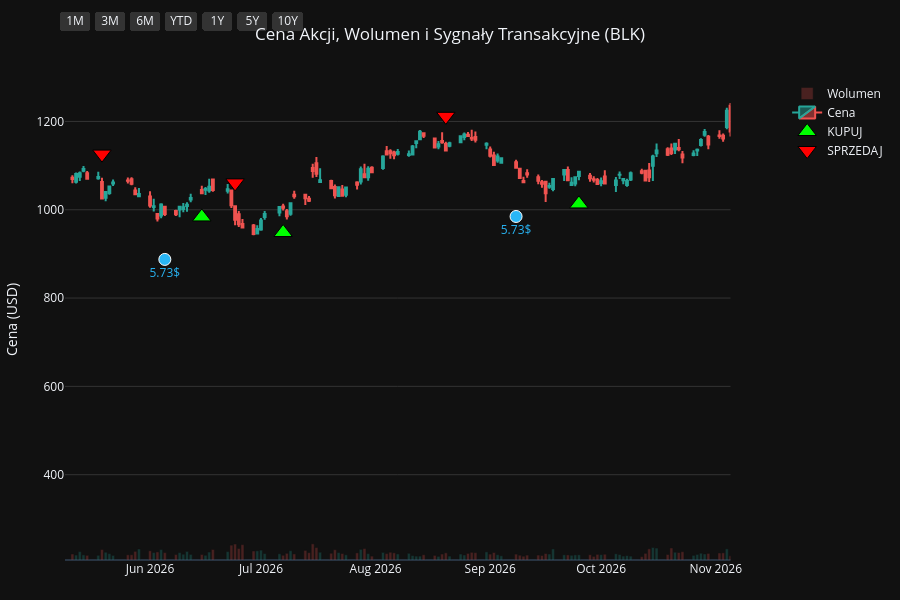
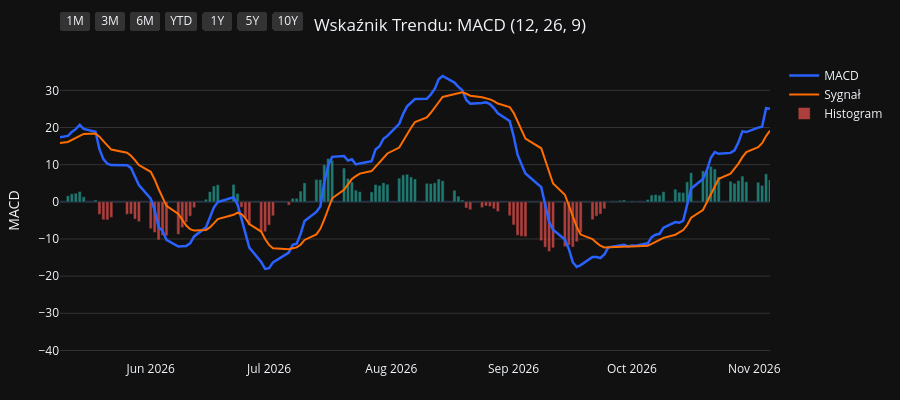
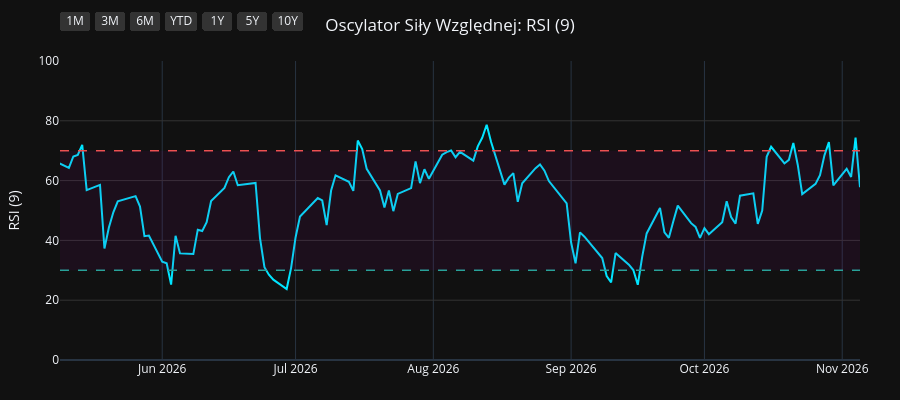
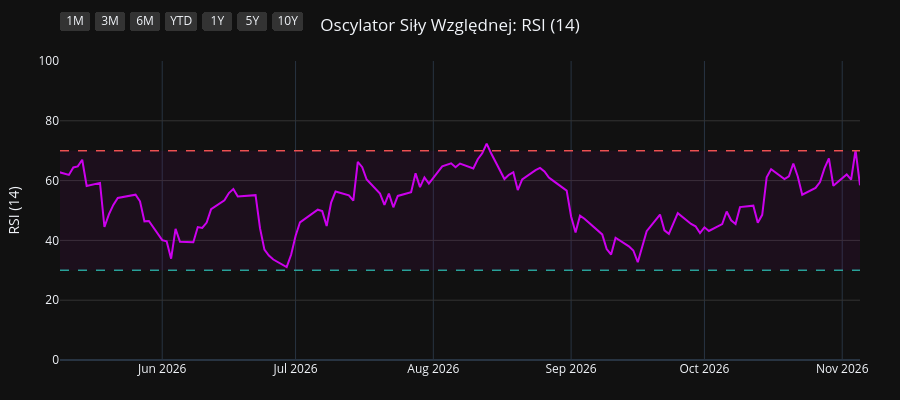

Write notebook code for charts like these, in order.
### Code cell
import os
import yfinance as yf
import pandas as pd
import pandas_ta as ta
import plotly.graph_objects as go
from plotly.subplots import make_subplots

# 1. Pobranie i przygotowanie danych
symbol = os.environ.get("STOCK_TICKER", "").strip().upper()
if not symbol:
    raise RuntimeError("Set STOCK_TICKER before running price_extractor.ipynb")
df = yf.Ticker(symbol).history(period="10y")
df.index = df.index.tz_localize(None)

# Wskaźniki i sygnały
df.ta.macd(fast=12, slow=26, signal=9, append=True)
df.ta.rsi(length=9, append=True)
df.ta.rsi(length=14, append=True)
df.ta.rsi(length=21, append=True)
df.dropna(inplace=True)

macd = df['MACD_12_26_9']
signal = df['MACDs_12_26_9']
wczorajszy_macd = macd.shift(1)
wczorajszy_signal = signal.shift(1)

df['Decyzja'] = 'BRAK'
df.loc[(macd > signal) & (wczorajszy_macd <= wczorajszy_signal), 'Decyzja'] = 'KUPUJ'
df.loc[(macd < signal) & (wczorajszy_macd >= wczorajszy_signal), 'Decyzja'] = 'SPRZEDAJ'

df_kupuj = df[df['Decyzja'] == 'KUPUJ']
df_sprzedaj = df[df['Decyzja'] == 'SPRZEDAJ']
df_dywidendy = df[df['Dividends'] > 0]
df_splity = df[df['Stock Splits'] > 0]

# Wspólna konfiguracja osi X
konfiguracja_osi_x = dict(
    type="date",
    showspikes=True, spikemode="across", spikesnap="cursor", spikedash="dot", spikecolor="#ffffff", spikethickness=1, hoverformat="%Y-%m-%d",
    rangeselector=dict(
        buttons=list([
            dict(count=1, label="1M", step="month", stepmode="backward"),
            dict(count=3, label="3M", step="month", stepmode="backward"),
            dict(count=6, label="6M", step="month", stepmode="backward"),
            dict(count=1, label="YTD", step="year", stepmode="todate"),
            dict(count=1, label="1Y", step="year", stepmode="backward"),
            dict(count=5, label="5Y", step="year", stepmode="backward"),
            dict(step="all", label="10Y")
        ]),
        bgcolor="#333333", activecolor="#2962ff", x=0, y=1.1
    )
)

# ==========================================
# WYKRES 1: CENA + WOLUMEN + SYGNAŁY
# ==========================================
fig1 = make_subplots(specs=[[{"secondary_y": True}]])

kolory_wolumenu = ['#26a69a' if row['Close'] >= row['Open'] else '#ef5350' for index, row in df.iterrows()]
fig1.add_trace(go.Bar(x=df.index, y=df['Volume'], marker_color=kolory_wolumenu, opacity=0.25, name='Wolumen'), secondary_y=True)
fig1.add_trace(go.Candlestick(x=df.index, open=df['Open'], high=df['High'], low=df['Low'], close=df['Close'], name='Cena', increasing_line_color='#26a69a', decreasing_line_color='#ef5350'), secondary_y=False)
fig1.add_trace(go.Scatter(x=df_kupuj.index, y=df_kupuj['Low'] * 0.95, customdata=df_kupuj[['Low', 'High']], mode='markers', marker=dict(symbol='triangle-up', size=16, color='#00ff00', line=dict(width=1, color='black')), name='KUPUJ', hovertemplate='KUPUJ<br>Najniższa: %{customdata[0]:.2f}<br>Najwyższa: %{customdata[1]:.2f}<extra></extra>'), secondary_y=False)
fig1.add_trace(go.Scatter(x=df_sprzedaj.index, y=df_sprzedaj['High'] * 1.05, customdata=df_sprzedaj[['Low', 'High']], mode='markers', marker=dict(symbol='triangle-down', size=16, color='#ff0000', line=dict(width=1, color='black')), name='SPRZEDAJ', hovertemplate='SPRZEDAJ<br>Najniższa: %{customdata[0]:.2f}<br>Najwyższa: %{customdata[1]:.2f}<extra></extra>'), secondary_y=False)

if not df_dywidendy.empty:
    fig1.add_trace(go.Scatter(x=df_dywidendy.index, y=df_dywidendy['Low'] * 0.90, mode='markers+text', marker=dict(symbol='circle', size=12, color='#29b6f6', line=dict(width=1, color='white')), text=df_dywidendy['Dividends'].apply(lambda x: f"{x}$"), textposition="bottom center", name='Dywidenda', showlegend=False, hovertemplate='Dywidenda: %{text}<extra></extra>', textfont=dict(color="#29b6f6")), secondary_y=False)
if not df_splity.empty:
                    fig1.add_trace(go.Scatter(x=df_splity.index, y=df_splity['High'], mode='markers+text', marker=dict(symbol='star', size=16, color='#ffee58', line=dict(width=1, color='black')), text=df_splity['Stock Splits'].apply(lambda x: f"{x:g}:1" if x >= 1 else f"1:{1 / x:g}"), textposition="top center", name='Split', hovertemplate='%{text}<extra></extra>', textfont=dict(color="#ffee58")), secondary_y=False)

fig1.update_layout(title=dict(text=f"Cena Akcji, Wolumen i Sygnały Transakcyjne ({symbol})", x=0.5, xanchor='center'), dragmode='pan', xaxis_rangeslider_visible=False, template='plotly_dark', height=600, hovermode='x unified', margin=dict(l=60, r=40, t=60, b=40))
fig1.update_xaxes(**konfiguracja_osi_x)
fig1.update_xaxes(range=[df.index.max() - pd.Timedelta(days=180), df.index.max()])
fig1.update_yaxes(title_text="Cena (USD)", secondary_y=False, gridcolor='#333333')
fig1.update_yaxes(range=[0, df['Volume'].max() * 4], showgrid=False, showticklabels=False, secondary_y=True)
fig1.show(config={'scrollZoom': True})

# ==========================================
# WYKRES 2: WSKAŹNIK MACD
# ==========================================
fig2 = go.Figure()
fig2.add_trace(go.Scatter(x=df.index, y=df['MACD_12_26_9'], line=dict(color='#2962ff', width=2.5), name='MACD'))
fig2.add_trace(go.Scatter(x=df.index, y=df['MACDs_12_26_9'], line=dict(color='#ff6d00', width=2), name='Sygnał'))
kolory_macd = ['#26a69a' if val >= 0 else '#ef5350' for val in df['MACDh_12_26_9']]
fig2.add_trace(go.Bar(x=df.index, y=df['MACDh_12_26_9'], marker_color=kolory_macd, name='Histogram', opacity=0.7))
fig2.update_layout(title=dict(text="Wskaźnik Trendu: MACD (12, 26, 9)", x=0.5, xanchor='center'), dragmode='pan', xaxis_rangeslider_visible=False, template='plotly_dark', height=400, hovermode='x unified', margin=dict(l=60, r=40, t=60, b=40))
fig2.update_xaxes(**konfiguracja_osi_x)
fig2.update_xaxes(range=[df.index.max() - pd.Timedelta(days=180), df.index.max()])
fig2.update_yaxes(title_text="MACD", gridcolor='#333333')
fig2.show(config={'scrollZoom': True})

# ==========================================
# WYKRES 3: OSCYLATOR RSI (9)
# ==========================================
fig3 = go.Figure()
fig3.add_trace(go.Scatter(x=df.index, y=df['RSI_9'], line=dict(color='#00e5ff', width=2), name='RSI (9)'))
fig3.add_hline(y=70, line_dash="dash", line_color="#ef5350", line_width=1.5)
fig3.add_hline(y=30, line_dash="dash", line_color="#26a69a", line_width=1.5)
fig3.add_hrect(y0=30, y1=70, line_width=0, fillcolor="purple", opacity=0.1)
fig3.update_layout(title=dict(text="Oscylator Siły Względnej: RSI (9)", x=0.5, xanchor='center'), dragmode='pan', xaxis_rangeslider_visible=False, template='plotly_dark', height=400, hovermode='x unified', margin=dict(l=60, r=40, t=60, b=40))
fig3.update_xaxes(**konfiguracja_osi_x)
fig3.update_xaxes(range=[df.index.max() - pd.Timedelta(days=180), df.index.max()])
fig3.update_yaxes(title_text="RSI (9)", range=[0, 100], gridcolor='#333333')
fig3.show(config={'scrollZoom': True})

# ==========================================
# WYKRES 4: OSCYLATOR RSI (14)
# ==========================================
fig4 = go.Figure()
fig4.add_trace(go.Scatter(x=df.index, y=df['RSI_14'], line=dict(color='#d500f9', width=2), name='RSI (14)'))
fig4.add_hline(y=70, line_dash="dash", line_color="#ef5350", line_width=1.5)
fig4.add_hline(y=30, line_dash="dash", line_color="#26a69a", line_width=1.5)
fig4.add_hrect(y0=30, y1=70, line_width=0, fillcolor="purple", opacity=0.1)
fig4.update_layout(title=dict(text="Oscylator Siły Względnej: RSI (14)", x=0.5, xanchor='center'), dragmode='pan', xaxis_rangeslider_visible=False, template='plotly_dark', height=400, hovermode='x unified', margin=dict(l=60, r=40, t=60, b=40))
fig4.update_xaxes(**konfiguracja_osi_x)
fig4.update_xaxes(range=[df.index.max() - pd.Timedelta(days=180), df.index.max()])
fig4.update_yaxes(title_text="RSI (14)", range=[0, 100], gridcolor='#333333')
fig4.show(config={'scrollZoom': True})

# ==========================================
# WYKRES 5: OSCYLATOR RSI (21)
# ==========================================
fig5 = go.Figure()
fig5.add_trace(go.Scatter(x=df.index, y=df['RSI_21'], line=dict(color='#64dd17', width=2), name='RSI (21)'))
fig5.add_hline(y=70, line_dash="dash", line_color="#ef5350", line_width=1.5)
fig5.add_hline(y=30, line_dash="dash", line_color="#26a69a", line_width=1.5)
fig5.add_hrect(y0=30, y1=70, line_width=0, fillcolor="purple", opacity=0.1)
fig5.update_layout(title=dict(text="Oscylator Siły Względnej: RSI (21)", x=0.5, xanchor='center'), dragmode='pan', xaxis_rangeslider_visible=False, template='plotly_dark', height=400, hovermode='x unified', margin=dict(l=60, r=40, t=60, b=40))
fig5.update_xaxes(**konfiguracja_osi_x)
fig5.update_xaxes(range=[df.index.max() - pd.Timedelta(days=180), df.index.max()])
fig5.update_yaxes(title_text="RSI (21)", range=[0, 100], gridcolor='#333333')
fig5.show(config={'scrollZoom': True})

### Figure 1 — Plotly figure (JSON) as saved in the notebook; plotly's stock layout.template omitted (floating-point values rounded to 4 significant figures; data arrays with more than 128 entries replaced by an {"elided": "..."} marker saying what was removed)
{"data": [{"marker": {"color": {"elided": "2480 str values"}}, "name": "Wolumen", "opacity": 0.25, "type": "bar", "x": {"elided": "2480 str values"}, "xaxis": "x", "y": {"elided": "2480 int values"}, "yaxis": "y2"}, {"close": {"elided": "2480 float values"}, "decreasing": {"line": {"color": "#ef5350"}}, "high": {"elided": "2480 float values"}, "increasing": {"line": {"color": "#26a69a"}}, "low": {"elided": "2480 float values"}, "name": "Cena", "open": {"elided": "2480 float values"}, "type": "candlestick", "x": {"elided": "2480 str values"}, "xaxis": "x", "yaxis": "y"}, {"customdata": {"elided": "98x2 float values"}, "hovertemplate": "KUPUJ<br>Najniższa: %{customdata[0]:.2f}<br>Najwyższa: %{customdata[1]:.2f}<extra></extra>", "marker": {"color": "#00ff00", "line": {"color": "black", "width": 1}, "size": 16, "symbol": "triangle-up"}, "mode": "markers", "name": "KUPUJ", "type": "scatter", "x": ["2017-01-25T00:00:00", "2017-02-10T00:00:00", "2017-03-31T00:00:00", "2017-04-24T00:00:00", "2017-05-15T00:00:00", "2017-07-13T00:00:00", "2017-09-01T00:00:00", "2017-09-08T00:00:00", "2017-11-24T00:00:00", "2017-12-18T00:00:00", "2018-01-09T00:00:00", "2018-02-23T00:00:00", "2018-03-05T00:00:00", "2018-04-27T00:00:00", "2018-05-04T00:00:00", "2018-06-06T00:00:00", "2018-07-12T00:00:00", "2018-08-22T00:00:00", "2018-10-02T00:00:00", "2018-10-31T00:00:00", "2018-12-28T00:00:00", "2019-02-12T00:00:00", "2019-04-02T00:00:00", "2019-06-06T00:00:00", "2019-08-29T00:00:00", "2019-10-15T00:00:00", "2019-12-16T00:00:00", "2020-01-10T00:00:00", "2020-01-30T00:00:00", "2020-02-06T00:00:00", "2020-03-26T00:00:00", "2020-05-07T00:00:00", "2020-05-18T00:00:00", "2020-07-15T00:00:00", "2020-08-13T00:00:00", "2020-08-17T00:00:00", "2020-08-28T00:00:00", "2020-09-02T00:00:00", "2020-09-29T00:00:00", "2020-11-05T00:00:00", "2021-01-06T00:00:00", "2021-03-09T00:00:00", "2021-05-05T00:00:00", "2021-05-26T00:00:00", "2021-07-02T00:00:00", "2021-08-04T00:00:00", "2021-10-13T00:00:00", "2021-12-13T00:00:00", "2021-12-16T00:00:00", "2021-12-27T00:00:00", "2022-02-01T00:00:00", "2022-03-03T00:00:00", "2022-03-14T00:00:00", "2022-05-17T00:00:00", "2022-06-24T00:00:00", "2022-07-19T00:00:00", "2022-10-14T00:00:00", "2023-01-04T00:00:00", "2023-01-06T00:00:00", "2023-01-26T00:00:00", "2023-02-02T00:00:00", "2023-03-21T00:00:00", "2023-05-18T00:00:00", "2023-07-11T00:00:00", "2023-08-29T00:00:00", "2023-10-17T00:00:00", "2023-11-01T00:00:00", "2023-12-13T00:00:00", "2024-02-12T00:00:00", "2024-02-20T00:00:00", "2024-03-28T00:00:00", "2024-04-29T00:00:00", "2024-06-17T00:00:00", "2024-08-16T00:00:00", "2024-08-23T00:00:00", "2024-09-17T00:00:00", "2024-10-11T00:00:00", "2024-11-06T00:00:00", "2024-12-10T00:00:00", "2025-01-21T00:00:00", "2025-03-06T00:00:00", "2025-03-17T00:00:00", "2025-04-17T00:00:00", "2025-04-22T00:00:00", "2025-06-25T00:00:00", "2025-07-17T00:00:00", "2025-07-25T00:00:00", "2025-08-13T00:00:00", "2025-09-17T00:00:00", "2025-10-14T00:00:00", "2025-11-28T00:00:00", "2026-01-15T00:00:00", "2026-02-20T00:00:00", "2026-02-25T00:00:00", "2026-03-23T00:00:00", "2026-06-15T00:00:00", "2026-07-07T00:00:00", "2026-09-25T00:00:00"], "xaxis": "x", "y": [286.9, 283.9, 287.0, 288.9, 289.8, 329.3, 320.2, 314.2, 364.9, 394.1, 404.4, 414.7, 406.6, 399.8, 388.9, 414.3, 385.2, 365.6, 366.9, 316.6, 302.4, 325.9, 344.2, 347.5, 332.1, 349.3, 405.2, 412.6, 427.5, 437.6, 330.3, 401.8, 419.1, 459.3, 481.1, 482.0, 485.5, 487.2, 455.6, 544.2, 593.7, 587.0, 699.6, 725.8, 738.0, 734.0, 717.0, 772.8, 774.7, 771.0, 693.7, 616.8, 590.9, 509.2, 541.8, 519.8, 472.8, 620.3, 617.7, 648.8, 663.5, 576.7, 568.8, 617.3, 596.8, 559.5, 540.0, 675.2, 713.5, 704.5, 748.0, 680.3, 694.0, 787.0, 785.5, 815.8, 877.8, 911.4, 957.9, 919.3, 868.9, 859.5, 797.6, 796.1, 925.8, 997.1, 1035.0, 1063.0, 1039.0, 1056.0, 970.9, 1052.0, 998.3, 992.1, 907.0, 983.7, 948.4, 1013.0], "yaxis": "y"}, {"customdata": {"elided": "97x2 float values"}, "hovertemplate": "SPRZEDAJ<br>Najniższa: %{customdata[0]:.2f}<br>Najwyższa: %{customdata[1]:.2f}<extra></extra>", "marker": {"color": "#ff0000", "line": {"color": "black", "width": 1}, "size": 16, "symbol": "triangle-down"}, "mode": "markers", "name": "SPRZEDAJ", "type": "scatter", "x": ["2017-01-26T00:00:00", "2017-03-07T00:00:00", "2017-04-19T00:00:00", "2017-05-04T00:00:00", "2017-06-21T00:00:00", "2017-07-17T00:00:00", "2017-09-06T00:00:00", "2017-10-23T00:00:00", "2017-12-15T00:00:00", "2017-12-19T00:00:00", "2018-01-30T00:00:00", "2018-03-02T00:00:00", "2018-03-22T00:00:00", "2018-05-03T00:00:00", "2018-05-29T00:00:00", "2018-06-14T00:00:00", "2018-08-01T00:00:00", "2018-10-01T00:00:00", "2018-10-03T00:00:00", "2018-12-07T00:00:00", "2019-02-08T00:00:00", "2019-03-05T00:00:00", "2019-05-06T00:00:00", "2019-07-17T00:00:00", "2019-10-02T00:00:00", "2019-11-20T00:00:00", "2019-12-18T00:00:00", "2020-01-28T00:00:00", "2020-01-31T00:00:00", "2020-02-21T00:00:00", "2020-05-06T00:00:00", "2020-05-11T00:00:00", "2020-06-11T00:00:00", "2020-07-28T00:00:00", "2020-08-14T00:00:00", "2020-08-18T00:00:00", "2020-08-31T00:00:00", "2020-09-03T00:00:00", "2020-10-27T00:00:00", "2020-12-09T00:00:00", "2021-01-19T00:00:00", "2021-04-22T00:00:00", "2021-05-12T00:00:00", "2021-06-09T00:00:00", "2021-07-15T00:00:00", "2021-09-07T00:00:00", "2021-11-16T00:00:00", "2021-12-14T00:00:00", "2021-12-20T00:00:00", "2022-01-05T00:00:00", "2022-02-11T00:00:00", "2022-03-04T00:00:00", "2022-04-11T00:00:00", "2022-06-13T00:00:00", "2022-07-12T00:00:00", "2022-08-22T00:00:00", "2022-11-25T00:00:00", "2023-01-05T00:00:00", "2023-01-20T00:00:00", "2023-01-30T00:00:00", "2023-02-03T00:00:00", "2023-04-26T00:00:00", "2023-06-23T00:00:00", "2023-07-27T00:00:00", "2023-09-21T00:00:00", "2023-10-18T00:00:00", "2023-12-08T00:00:00", "2023-12-26T00:00:00", "2024-02-13T00:00:00", "2024-03-14T00:00:00", "2024-04-02T00:00:00", "2024-05-24T00:00:00", "2024-08-05T00:00:00", "2024-08-20T00:00:00", "2024-09-05T00:00:00", "2024-10-07T00:00:00", "2024-10-23T00:00:00", "2024-11-19T00:00:00", "2024-12-18T00:00:00", "2025-02-06T00:00:00", "2025-03-07T00:00:00", "2025-04-03T00:00:00", "2025-04-21T00:00:00", "2025-05-29T00:00:00", "2025-07-16T00:00:00", "2025-07-21T00:00:00", "2025-07-28T00:00:00", "2025-08-18T00:00:00", "2025-10-10T00:00:00", "2025-10-17T00:00:00", "2026-01-12T00:00:00", "2026-01-27T00:00:00", "2026-02-23T00:00:00", "2026-03-02T00:00:00", "2026-05-19T00:00:00", "2026-06-24T00:00:00", "2026-08-20T00:00:00"], "xaxis": "x", "y": [320.7, 322.3, 320.8, 321.2, 356.3, 361.1, 351.5, 403.5, 436.1, 440.4, 483.3, 456.5, 474.5, 437.2, 457.2, 455.6, 435.8, 410.5, 414.5, 355.3, 359.0, 380.7, 418.1, 419.6, 381.0, 437.2, 449.5, 476.9, 481.6, 504.7, 442.6, 447.6, 497.2, 520.3, 536.9, 539.0, 547.4, 552.0, 569.4, 656.2, 682.1, 747.5, 783.4, 820.9, 823.7, 870.1, 889.7, 855.4, 841.8, 864.7, 733.5, 682.3, 693.8, 574.6, 584.0, 665.2, 706.1, 689.2, 713.7, 728.7, 739.8, 640.5, 665.9, 729.3, 664.6, 623.6, 739.3, 799.9, 782.3, 821.0, 821.6, 785.3, 850.1, 873.2, 890.9, 963.8, 1016.0, 1052.0, 1074.0, 1036.0, 970.0, 944.7, 885.5, 997.0, 1112.0, 1136.0, 1152.0, 1167.0, 1214.0, 1209.0, 1127.0, 1163.0, 1145.0, 1111.0, 1126.0, 1061.0, 1212.0], "yaxis": "y"}, {"hovertemplate": "Dywidenda: %{text}<extra></extra>", "marker": {"color": "#29b6f6", "line": {"color": "white", "width": 1}, "size": 12, "symbol": "circle"}, "mode": "markers+text", "name": "Dywidenda", "showlegend": false, "text": ["2.5$", "2.5$", "2.5$", "2.5$", "2.88$", "2.88$", "3.13$", "3.13$", "3.3$", "3.3$", "3.3$", "3.3$", "3.63$", "3.63$", "3.63$", "3.63$", "4.13$", "4.13$", "4.13$", "4.13$", "4.88$", "4.88$", "4.88$", "4.88$", "5.0$", "5.0$", "5.0$", "5.0$", "5.1$", "5.1$", "5.1$", "5.1$", "5.21$", "5.21$", "5.21$", "5.21$", "5.73$", "5.73$", "5.73$"], "textfont": {"color": "#29b6f6"}, "textposition": "bottom center", "type": "scatter", "x": ["2017-03-02T00:00:00", "2017-06-01T00:00:00", "2017-08-31T00:00:00", "2017-12-01T00:00:00", "2018-03-06T00:00:00", "2018-06-06T00:00:00", "2018-09-06T00:00:00", "2018-12-06T00:00:00", "2019-03-05T00:00:00", "2019-06-05T00:00:00", "2019-09-04T00:00:00", "2019-12-05T00:00:00", "2020-03-04T00:00:00", "2020-06-04T00:00:00", "2020-09-03T00:00:00", "2020-12-03T00:00:00", "2021-03-04T00:00:00", "2021-06-03T00:00:00", "2021-09-03T00:00:00", "2021-12-06T00:00:00", "2022-03-04T00:00:00", "2022-06-03T00:00:00", "2022-09-06T00:00:00", "2022-12-06T00:00:00", "2023-03-06T00:00:00", "2023-06-07T00:00:00", "2023-09-07T00:00:00", "2023-12-06T00:00:00", "2024-03-06T00:00:00", "2024-06-07T00:00:00", "2024-09-09T00:00:00", "2024-12-05T00:00:00", "2025-03-07T00:00:00", "2025-06-05T00:00:00", "2025-09-05T00:00:00", "2025-12-05T00:00:00", "2026-03-06T00:00:00", "2026-06-05T00:00:00", "2026-09-08T00:00:00"], "xaxis": "x", "y": [278.9, 292.4, 299.7, 355.7, 393.6, 392.5, 346.6, 283.4, 322.9, 322.8, 313.5, 369.5, 369.8, 419.4, 448.3, 559.0, 534.4, 693.2, 744.7, 713.1, 560.7, 542.3, 530.0, 576.6, 570.4, 560.1, 572.4, 629.2, 699.6, 655.1, 751.9, 892.4, 801.7, 858.3, 959.2, 941.1, 844.8, 887.5, 984.8], "yaxis": "y"}], "layout": {"dragmode": "pan", "height": 600, "hovermode": "x unified", "margin": {"b": 40, "l": 60, "r": 40, "t": 60}, "title": {"text": "Cena Akcji, Wolumen i Sygnały Transakcyjne (BLK)", "x": 0.5, "xanchor": "center"}, "xaxis": {"anchor": "y", "domain": [0.0, 0.94], "hoverformat": "%Y-%m-%d", "range": ["2026-05-09T00:00:00", "2026-11-05T00:00:00"], "rangeselector": {"activecolor": "#2962ff", "bgcolor": "#333333", "buttons": [{"count": 1, "label": "1M", "step": "month", "stepmode": "backward"}, {"count": 3, "label": "3M", "step": "month", "stepmode": "backward"}, {"count": 6, "label": "6M", "step": "month", "stepmode": "backward"}, {"count": 1, "label": "YTD", "step": "year", "stepmode": "todate"}, {"count": 1, "label": "1Y", "step": "year", "stepmode": "backward"}, {"count": 5, "label": "5Y", "step": "year", "stepmode": "backward"}, {"label": "10Y", "step": "all"}], "x": 0, "y": 1.1}, "rangeslider": {"visible": false}, "showspikes": true, "spikecolor": "#ffffff", "spikedash": "dot", "spikemode": "across", "spikesnap": "cursor", "spikethickness": 1, "type": "date"}, "yaxis": {"anchor": "x", "domain": [0.0, 1.0], "gridcolor": "#333333", "title": {"text": "Cena (USD)"}}, "yaxis2": {"anchor": "x", "overlaying": "y", "range": [0, 47216400], "showgrid": false, "showticklabels": false, "side": "right"}}}

### Figure 2 — Plotly figure (JSON) as saved in the notebook; plotly's stock layout.template omitted (floating-point values rounded to 4 significant figures; data arrays with more than 128 entries replaced by an {"elided": "..."} marker saying what was removed)
{"data": [{"line": {"color": "#2962ff", "width": 2.5}, "name": "MACD", "type": "scatter", "x": {"elided": "2480 str values"}, "y": {"elided": "2480 float values"}}, {"line": {"color": "#ff6d00", "width": 2}, "name": "Sygnał", "type": "scatter", "x": {"elided": "2480 str values"}, "y": {"elided": "2480 float values"}}, {"marker": {"color": {"elided": "2480 str values"}}, "name": "Histogram", "opacity": 0.7, "type": "bar", "x": {"elided": "2480 str values"}, "y": {"elided": "2480 float values"}}], "layout": {"dragmode": "pan", "height": 400, "hovermode": "x unified", "margin": {"b": 40, "l": 60, "r": 40, "t": 60}, "title": {"text": "Wskaźnik Trendu: MACD (12, 26, 9)", "x": 0.5, "xanchor": "center"}, "xaxis": {"hoverformat": "%Y-%m-%d", "range": ["2026-05-09T00:00:00", "2026-11-05T00:00:00"], "rangeselector": {"activecolor": "#2962ff", "bgcolor": "#333333", "buttons": [{"count": 1, "label": "1M", "step": "month", "stepmode": "backward"}, {"count": 3, "label": "3M", "step": "month", "stepmode": "backward"}, {"count": 6, "label": "6M", "step": "month", "stepmode": "backward"}, {"count": 1, "label": "YTD", "step": "year", "stepmode": "todate"}, {"count": 1, "label": "1Y", "step": "year", "stepmode": "backward"}, {"count": 5, "label": "5Y", "step": "year", "stepmode": "backward"}, {"label": "10Y", "step": "all"}], "x": 0, "y": 1.1}, "rangeslider": {"visible": false}, "showspikes": true, "spikecolor": "#ffffff", "spikedash": "dot", "spikemode": "across", "spikesnap": "cursor", "spikethickness": 1, "type": "date"}, "yaxis": {"gridcolor": "#333333", "title": {"text": "MACD"}}}}

### Figure 3 — Plotly figure (JSON) as saved in the notebook; plotly's stock layout.template omitted (floating-point values rounded to 4 significant figures; data arrays with more than 128 entries replaced by an {"elided": "..."} marker saying what was removed)
{"data": [{"line": {"color": "#00e5ff", "width": 2}, "name": "RSI (9)", "type": "scatter", "x": {"elided": "2480 str values"}, "y": {"elided": "2480 float values"}}], "layout": {"dragmode": "pan", "height": 400, "hovermode": "x unified", "margin": {"b": 40, "l": 60, "r": 40, "t": 60}, "shapes": [{"line": {"color": "#ef5350", "dash": "dash", "width": 1.5}, "type": "line", "x0": 0, "x1": 1, "xref": "x domain", "y0": 70, "y1": 70, "yref": "y"}, {"line": {"color": "#26a69a", "dash": "dash", "width": 1.5}, "type": "line", "x0": 0, "x1": 1, "xref": "x domain", "y0": 30, "y1": 30, "yref": "y"}, {"fillcolor": "purple", "line": {"width": 0}, "opacity": 0.1, "type": "rect", "x0": 0, "x1": 1, "xref": "x domain", "y0": 30, "y1": 70, "yref": "y"}], "title": {"text": "Oscylator Siły Względnej: RSI (9)", "x": 0.5, "xanchor": "center"}, "xaxis": {"hoverformat": "%Y-%m-%d", "range": ["2026-05-09T00:00:00", "2026-11-05T00:00:00"], "rangeselector": {"activecolor": "#2962ff", "bgcolor": "#333333", "buttons": [{"count": 1, "label": "1M", "step": "month", "stepmode": "backward"}, {"count": 3, "label": "3M", "step": "month", "stepmode": "backward"}, {"count": 6, "label": "6M", "step": "month", "stepmode": "backward"}, {"count": 1, "label": "YTD", "step": "year", "stepmode": "todate"}, {"count": 1, "label": "1Y", "step": "year", "stepmode": "backward"}, {"count": 5, "label": "5Y", "step": "year", "stepmode": "backward"}, {"label": "10Y", "step": "all"}], "x": 0, "y": 1.1}, "rangeslider": {"visible": false}, "showspikes": true, "spikecolor": "#ffffff", "spikedash": "dot", "spikemode": "across", "spikesnap": "cursor", "spikethickness": 1, "type": "date"}, "yaxis": {"gridcolor": "#333333", "range": [0, 100], "title": {"text": "RSI (9)"}}}}

### Figure 4 — Plotly figure (JSON) as saved in the notebook; plotly's stock layout.template omitted (floating-point values rounded to 4 significant figures; data arrays with more than 128 entries replaced by an {"elided": "..."} marker saying what was removed)
{"data": [{"line": {"color": "#d500f9", "width": 2}, "name": "RSI (14)", "type": "scatter", "x": {"elided": "2480 str values"}, "y": {"elided": "2480 float values"}}], "layout": {"dragmode": "pan", "height": 400, "hovermode": "x unified", "margin": {"b": 40, "l": 60, "r": 40, "t": 60}, "shapes": [{"line": {"color": "#ef5350", "dash": "dash", "width": 1.5}, "type": "line", "x0": 0, "x1": 1, "xref": "x domain", "y0": 70, "y1": 70, "yref": "y"}, {"line": {"color": "#26a69a", "dash": "dash", "width": 1.5}, "type": "line", "x0": 0, "x1": 1, "xref": "x domain", "y0": 30, "y1": 30, "yref": "y"}, {"fillcolor": "purple", "line": {"width": 0}, "opacity": 0.1, "type": "rect", "x0": 0, "x1": 1, "xref": "x domain", "y0": 30, "y1": 70, "yref": "y"}], "title": {"text": "Oscylator Siły Względnej: RSI (14)", "x": 0.5, "xanchor": "center"}, "xaxis": {"hoverformat": "%Y-%m-%d", "range": ["2026-05-09T00:00:00", "2026-11-05T00:00:00"], "rangeselector": {"activecolor": "#2962ff", "bgcolor": "#333333", "buttons": [{"count": 1, "label": "1M", "step": "month", "stepmode": "backward"}, {"count": 3, "label": "3M", "step": "month", "stepmode": "backward"}, {"count": 6, "label": "6M", "step": "month", "stepmode": "backward"}, {"count": 1, "label": "YTD", "step": "year", "stepmode": "todate"}, {"count": 1, "label": "1Y", "step": "year", "stepmode": "backward"}, {"count": 5, "label": "5Y", "step": "year", "stepmode": "backward"}, {"label": "10Y", "step": "all"}], "x": 0, "y": 1.1}, "rangeslider": {"visible": false}, "showspikes": true, "spikecolor": "#ffffff", "spikedash": "dot", "spikemode": "across", "spikesnap": "cursor", "spikethickness": 1, "type": "date"}, "yaxis": {"gridcolor": "#333333", "range": [0, 100], "title": {"text": "RSI (14)"}}}}
